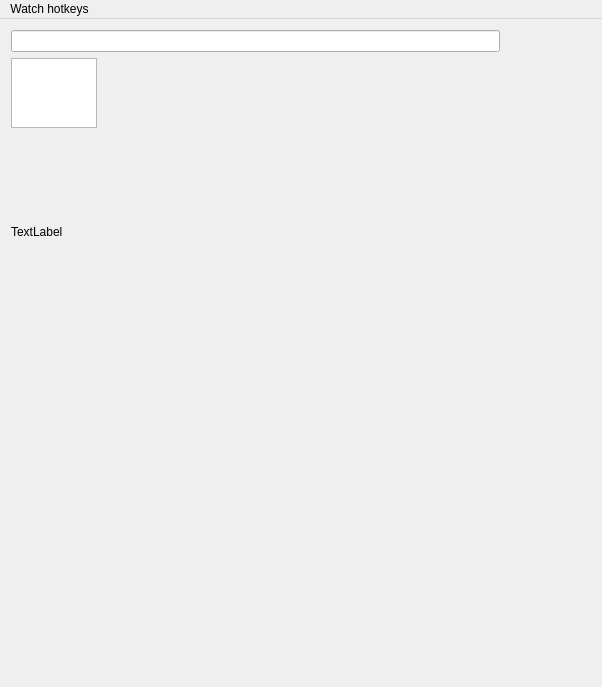
<?xml version="1.0" encoding="UTF-8"?>
<ui version="4.0">
 <class>UserInterface</class>
 <widget class="QMainWindow" name="UserInterface">
  <property name="geometry">
   <rect>
    <x>0</x>
    <y>0</y>
    <width>602</width>
    <height>687</height>
   </rect>
  </property>
  <property name="windowTitle">
   <string>UserInterface</string>
  </property>
  <widget class="QWidget" name="centralWidget">
   <widget class="QWidget" name="gridLayoutWidget">
    <property name="geometry">
     <rect>
      <x>0</x>
      <y>0</y>
      <width>511</width>
      <height>321</height>
     </rect>
    </property>
    <layout class="QGridLayout" name="gridLayout">
     <property name="spacing">
      <number>6</number>
     </property>
     <item row="3" column="0">
      <widget class="QLabel" name="label">
       <property name="text">
        <string>TextLabel</string>
       </property>
      </widget>
     </item>
     <item row="0" column="0">
      <widget class="QLineEdit" name="lineEdit">
       <property name="text">
        <string/>
       </property>
      </widget>
     </item>
     <item row="1" column="0">
      <widget class="QGraphicsView" name="graphicsView">
       <property name="sizePolicy">
        <sizepolicy hsizetype="Fixed" vsizetype="Fixed">
         <horstretch>0</horstretch>
         <verstretch>0</verstretch>
        </sizepolicy>
       </property>
       <property name="layoutDirection">
        <enum>Qt::LeftToRight</enum>
       </property>
       <property name="verticalScrollBarPolicy">
        <enum>Qt::ScrollBarAlwaysOff</enum>
       </property>
       <property name="horizontalScrollBarPolicy">
        <enum>Qt::ScrollBarAlwaysOff</enum>
       </property>
       <property name="sizeAdjustPolicy">
        <enum>QAbstractScrollArea::AdjustToContents</enum>
       </property>
       <property name="transformationAnchor">
        <enum>QGraphicsView::AnchorUnderMouse</enum>
       </property>
       <property name="resizeAnchor">
        <enum>QGraphicsView::AnchorViewCenter</enum>
       </property>
      </widget>
     </item>
    </layout>
   </widget>
  </widget>
  <widget class="QMenuBar" name="menuBar">
   <property name="geometry">
    <rect>
     <x>0</x>
     <y>0</y>
     <width>602</width>
     <height>23</height>
    </rect>
   </property>
   <widget class="QMenu" name="menuWatch_hotkeys">
    <property name="title">
     <string>Watch hotkeys</string>
    </property>
    <addaction name="actionRectangle_1"/>
    <addaction name="actionTriangle_2"/>
    <addaction name="actionCircle_3"/>
    <addaction name="actionSave_next_S"/>
    <addaction name="action_Next_C"/>
    <addaction name="action_Back_Z"/>
   </widget>
   <addaction name="menuWatch_hotkeys"/>
  </widget>
  <action name="actionRectangle_1">
   <property name="text">
    <string>Rectangle 1</string>
   </property>
  </action>
  <action name="actionTriangle_2">
   <property name="text">
    <string>Triangle 2</string>
   </property>
  </action>
  <action name="actionCircle_3">
   <property name="text">
    <string>Circle 3</string>
   </property>
  </action>
  <action name="actionSave_next_S">
   <property name="text">
    <string>Save+Next S</string>
   </property>
  </action>
  <action name="action_Next_C">
   <property name="text">
    <string>Next C</string>
   </property>
  </action>
  <action name="action_Back_Z">
   <property name="text">
    <string>Back Z</string>
   </property>
  </action>
 </widget>
 <layoutdefault spacing="6" margin="11"/>
 <resources/>
 <connections/>
</ui>
